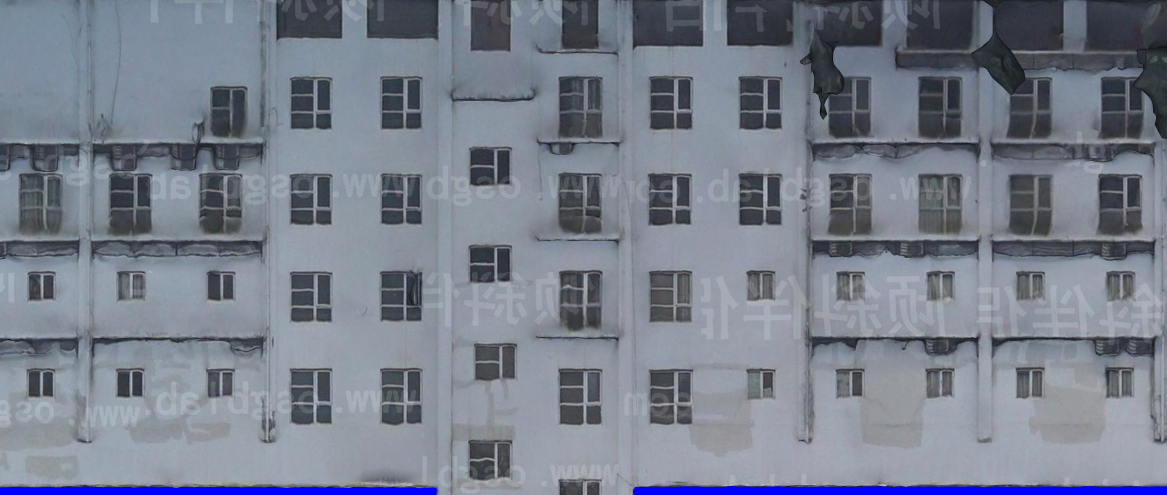
#> input picture obj/example1/scenetexture1.png, 2333 x 989 px (shown at 1/2 size); its folder holds only this picture in this run
$ python -i illumination.py   (imports and definitions only)
#> lines starting #> are read from the running program, lines starting #| are printed output that depends on the picture
import cv2
import numpy as np
from .node import BaseNode
from . import utils


# --- Merged functions from cielab_auto_processor.py ---

# [112 lines left out: functions harmonize_brightness_iterative, harmonize_brightness_statistical, not called in this run]


def harmonize_brightness_adaptive(img_list):
    """
    Adaptive illumination equalization algorithm - intelligent adjustment based on image content.
    """
    if not img_list:
        print("No images to process.")
        return

    print(f"Starting adaptive illumination equalization")

    lab_images = {img.name: cv2.cvtColor(utils.pil_to_cv2_bgr(img.img_data), cv2.COLOR_BGR2LAB) for img in img_list}

    image_stats = {}
    for name, lab_img in lab_images.items():
        l_channel = lab_img.astype(np.float64)[:, :, 0]
        mean_l = np.mean(l_channel)
        hist = np.histogram(l_channel, bins=256, range=(0, 255))[0]
        dark_ratio = np.sum(hist[:85]) / np.sum(hist)
        bright_ratio = np.sum(hist[171:]) / np.sum(hist)

        image_stats[name] = {
            'mean': mean_l,
            'std': np.std(l_channel),
            'dark_ratio': dark_ratio,
            'bright_ratio': bright_ratio,
            'needs_major_adjustment': dark_ratio > 0.7 or bright_ratio > 0.7 or mean_l < 60 or mean_l > 180
        }

    normal_means = [stats['mean'] for stats in image_stats.values() if not stats['needs_major_adjustment']]
    target_mean = np.median(normal_means) if normal_means else np.median([s['mean'] for s in image_stats.values()])

    print(f"   Target brightness: {target_mean:.2f}")

    img_map = {img.name: img for img in img_list}
    for name, lab_img in lab_images.items():
        l_channel = lab_img.astype(np.float64)[:, :, 0]
        stats = image_stats[name]

        if stats['needs_major_adjustment']:
            adjustment = (target_mean - stats['mean']) * 0.3
            l_channel += adjustment
        else:
            kernel = np.ones((15, 15), np.float32) / 225
            local_mean = cv2.filter2D(l_channel.astype(np.float32), -1, kernel)
            global_diff = target_mean - stats['mean']
            local_adjustment = global_diff * 0.2 * (1 - np.abs(l_channel - local_mean) / 128)
            l_channel += local_adjustment

        np.clip(l_channel, 0, 255, out=l_channel)
        lab_img[:, :, 0] = l_channel.astype(np.uint8)

        bgr_img = cv2.cvtColor(lab_img, cv2.COLOR_LAB2BGR)
        img_map[name].img_data = utils.cv2_bgr_to_pil(bgr_img)
        print(f"  - Harmonized {name}")

    print(f"   Finished adaptive adjustment for {len(lab_images)} images.")


class Illumination(BaseNode):
    """
    A workflow node for advanced brightness normalization across a set of images.
    It uses various CIELAB-based algorithms to make illumination consistent.

    Methods:
    - 'adaptive': (Default) Smart adjustment based on image content. Recommended.
    - 'iterative': Gently adjusts images one by one towards a median brightness.
    - 'statistical': A conservative version of statistical normalization.
    """

    # [26 lines left out: functions __init__, process, not called in this run]

>>> import cv2
>>> picture = cv2.imread('../obj/example1/scenetexture1.png', cv2.IMREAD_GRAYSCALE)
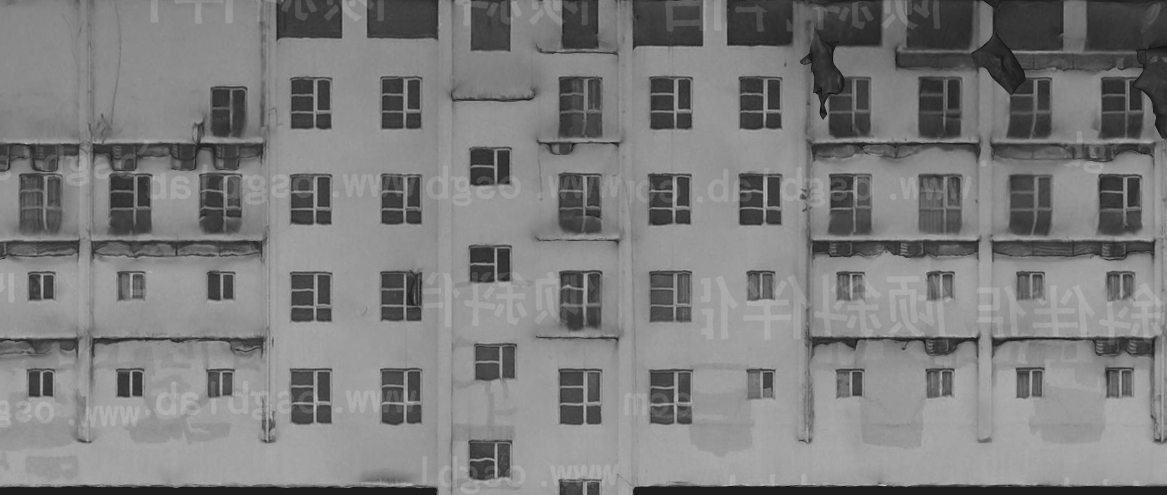
#> picture: shape (989, 2333) (shown at 1/2 size); min 2, max 208, mean 125
#> (the run stopped early here; a loop or call above may not have finished)

$ run again, on obj/example1/scenetexture17.png
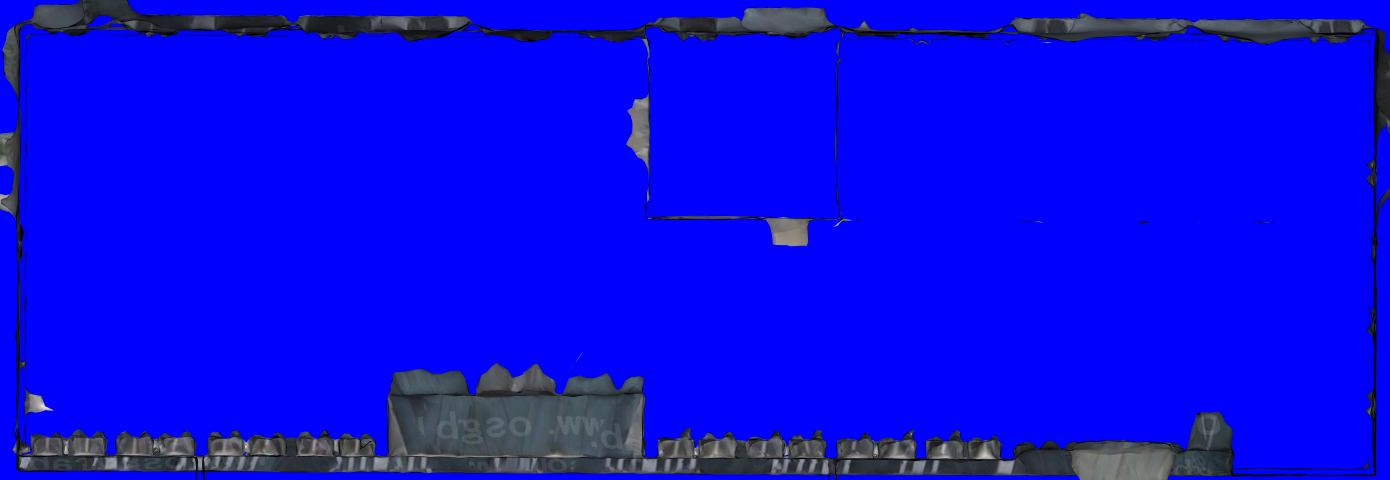
#> input picture obj/example1/scenetexture17.png, 2779 x 960 px (shown at 1/2 size)
#> `picture = cv2.imread('../obj/example1/scenetexture1.png', cv2.IMREAD_G..`:
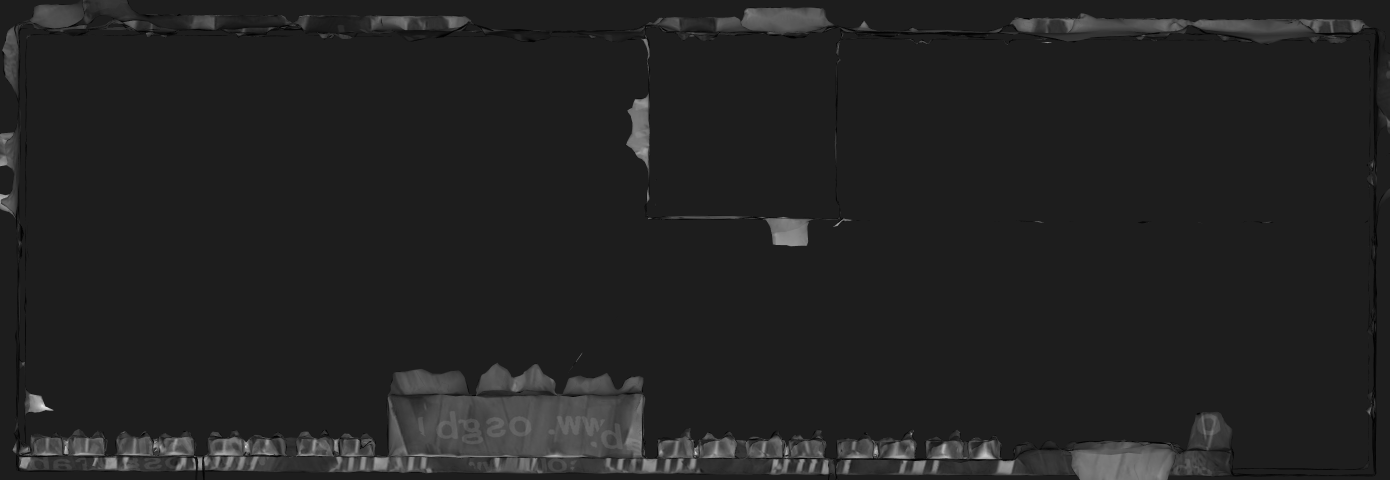
#> picture: shape (960, 2779) (shown at 1/2 size); min 0, max 239, mean 34.3
